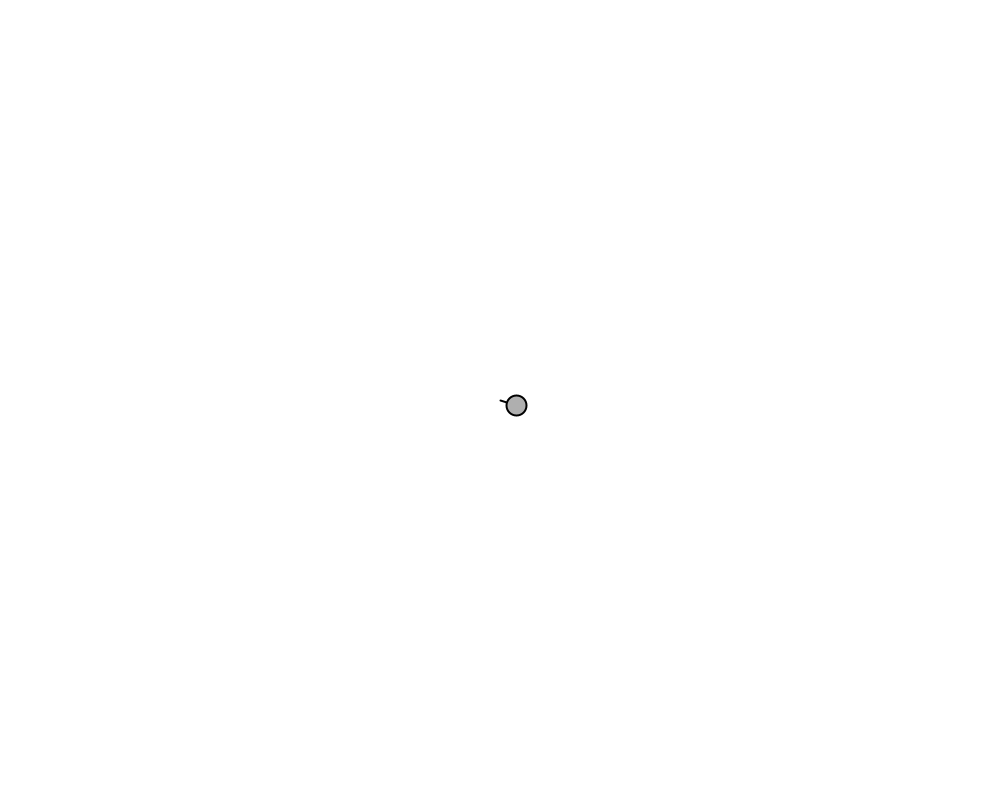
Frame 1 (no input)
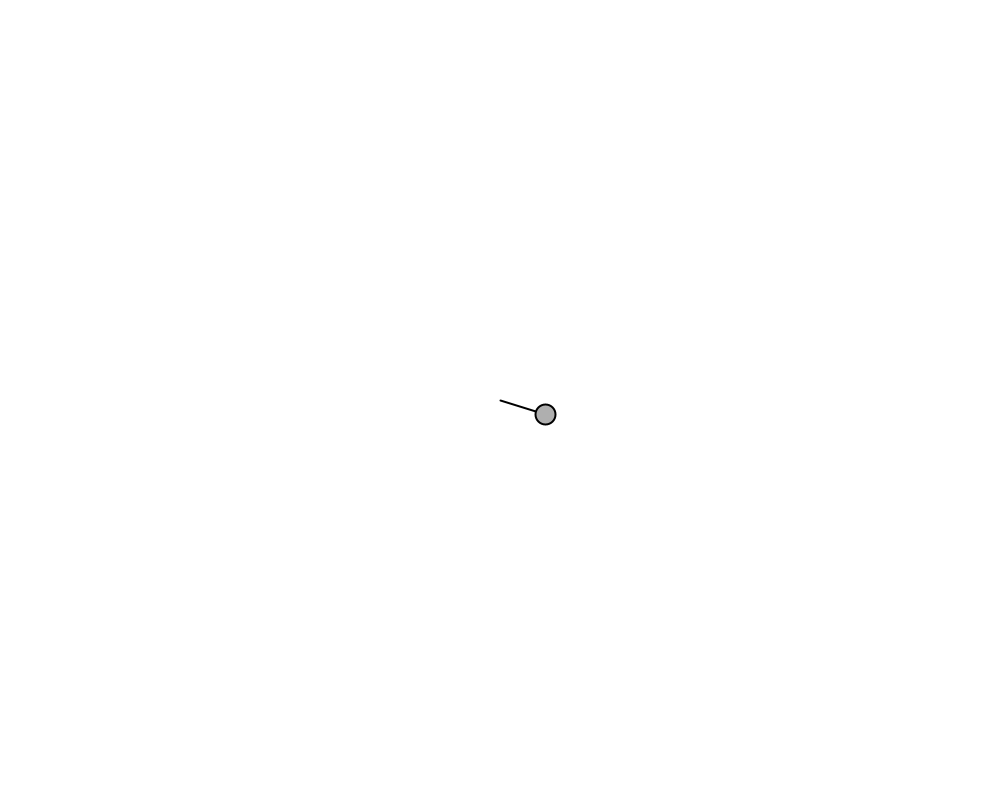
Frame 60 (the mouse pressed at the canvas centre just before this capture)
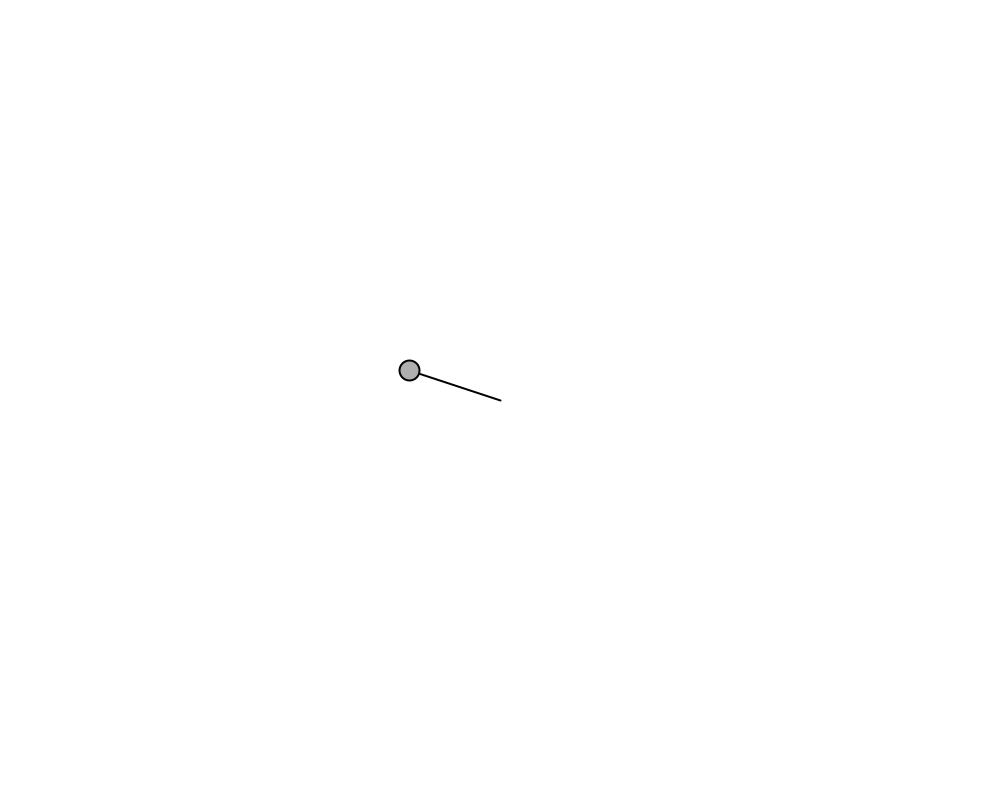
Frame 120 (the mouse held since frame 60 and released just before this capture)

The Processing sketch that drew these frames (run headless with seeded random() and noise(); from frame 60 on, the mouse is pressed at the canvas centre):

// Processing sketch: The_Oscillator
// ── The_Oscillator.pde
Oscillator oscillator;
void setup()
{
  size(1000,800);
  oscillator = new Oscillator();
}

void draw()
{
  background(255);
  oscillator.osillate();
  oscillator.Display();
}
// ── Oscillator.pde
class Oscillator
{
  PVector angle;
  PVector angularVelocity;
  PVector amplitude;
  
  Oscillator()
  {
    angle=  new PVector(0,0);
    angularVelocity = new PVector(0.05,0.05);
    amplitude = new PVector(random(width/2),random(height/2));
  }
  
  void osillate()
  {
   angle.add(angularVelocity); 
  }
  
  void Display()
  {
    strokeWeight(2);
    float x = sin(angle.x)*amplitude.x;
    float y = sin(angle.y)*amplitude.y;
    pushMatrix();
    translate(width/2,height/2);
    //stroke();
    fill(175);
    line(0,0,x,y);
    ellipse(x,y,20,20);
    popMatrix();
  }
}
